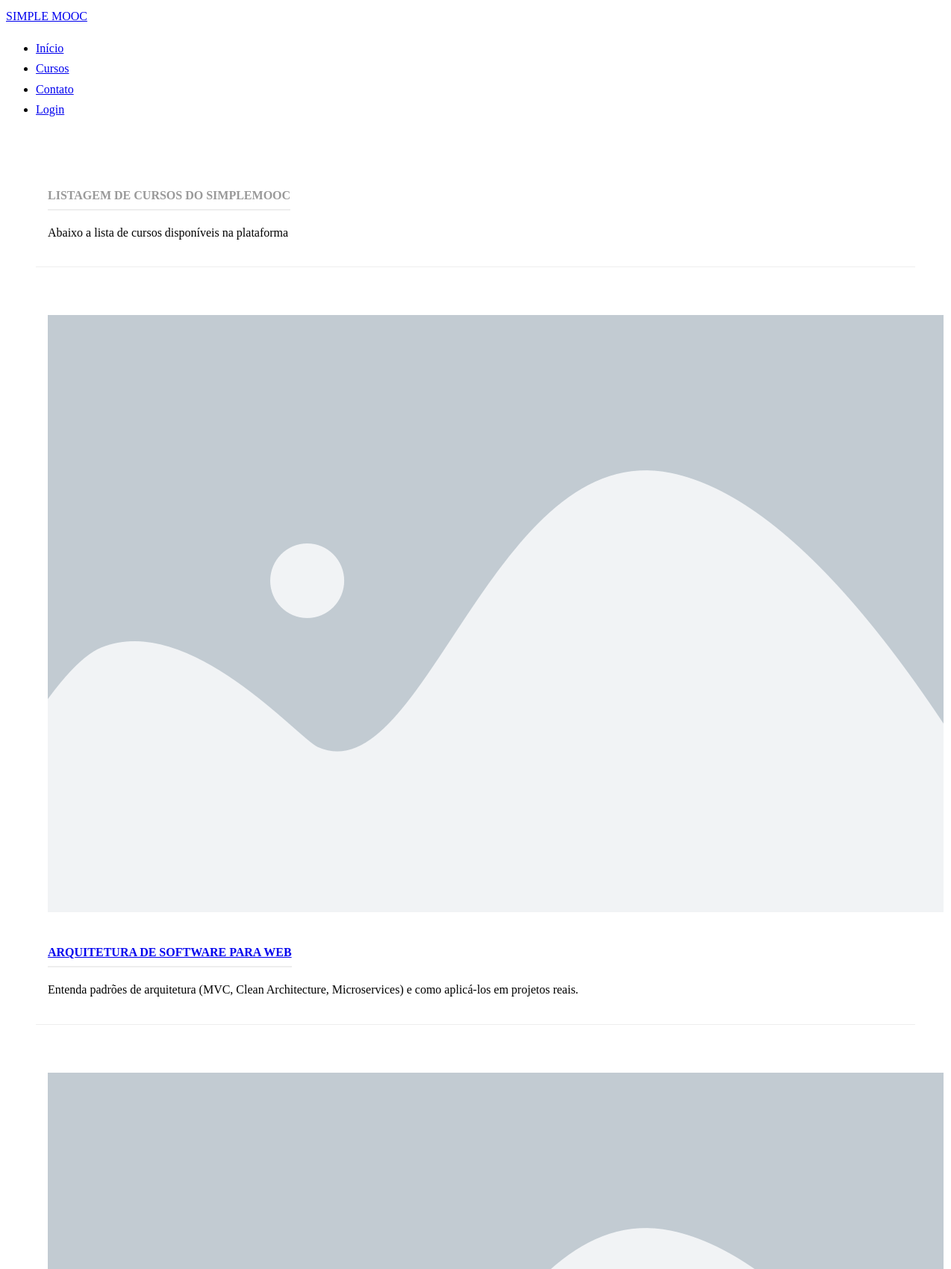
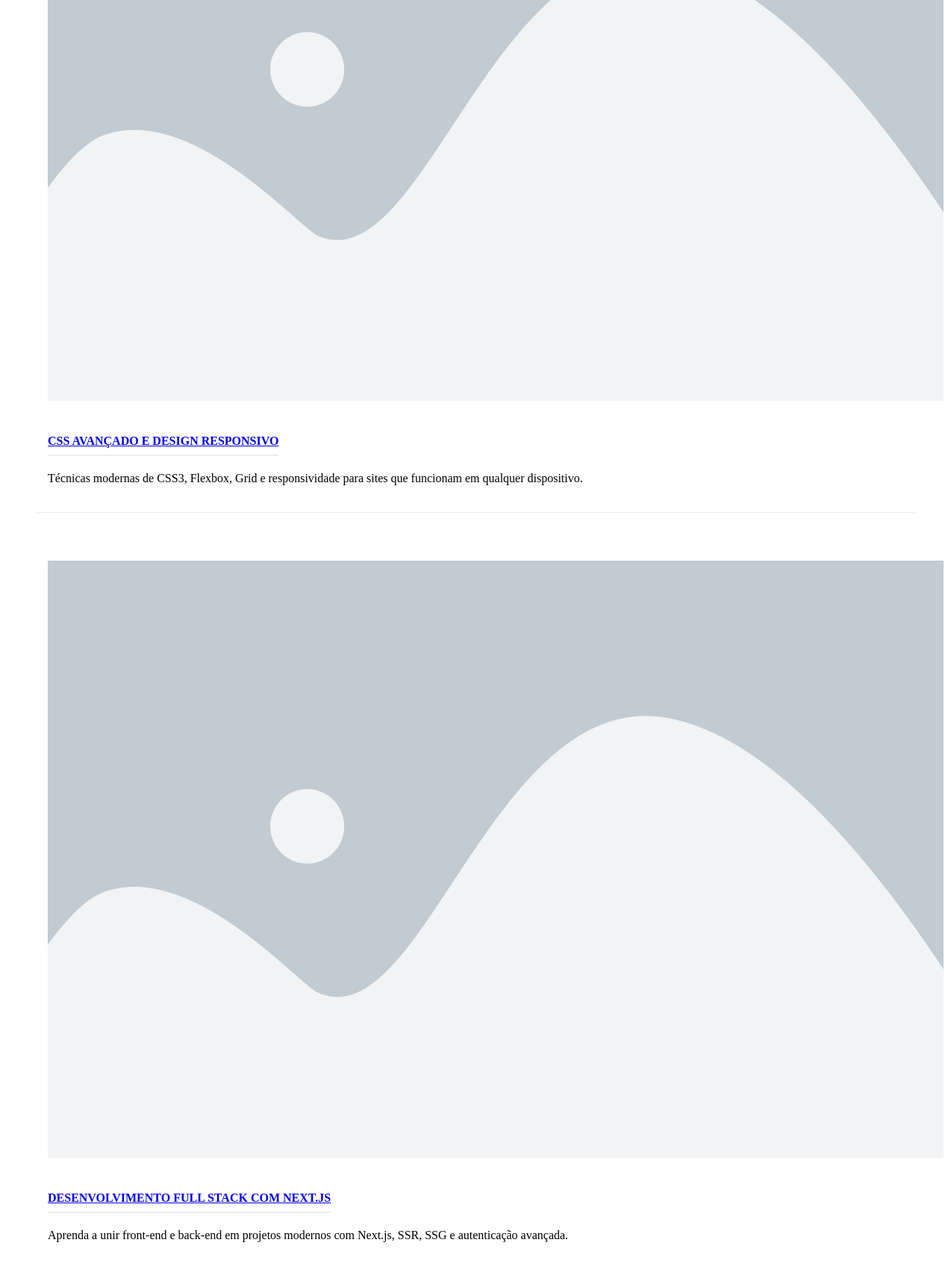
Screenshot of /cursos/ (upper part) with the database file from the repository (2 pictures, top to bottom).
### simplemooc/courses/models.py (models this page shows, shortened)
class Course(models.Model):
  name = models.CharField('Nome', max_length=100)
  slug = models.SlugField('Atalho')
  description = models.TextField('Descrição', blank=True)
  about = models.TextField('Sobre o Curso', blank=True)
  start_date = models.DateField('Data de início', null=True, blank=True)
  image = models.ImageField(upload_to='courses/images', verbose_name='Image', null=True, blank=True)
  created_at = models.DateTimeField('Criado em', auto_now_add=True)
  updated_at = models.DateTimeField('Atualizado em', auto_now=True)
  objects = CourseManager()
  def get_absolute_url(self):
    return reverse('courses:details', kwargs={'slug':self.slug})
  class Meta:
    verbose_name = 'Curso'
    verbose_name_plural = 'Cursos'
    ordering = ['name']

### simplemooc/courses/views.py (the view)
# urls.py: path('', views.index, name='index'),
def index(request):
  courses = Course.objects.all()
  template_name = 'courses/index.html'
  context = {
    'courses': courses
  }
  return render(request, template_name, context)

### simplemooc/courses/templates/courses/index.html (shortened to what this page needs)
{% extends "base.html" %}
{% load static %}
{% block content %}
<div class="pure-g-r content-ribbon">
    <div class="pure-u-1">
        <div class="l-box">
            <h4 class="content-subhead">Listagem de Cursos do SimpleMOOC</h4>
            <p>Abaixo a lista de cursos disponíveis na plataforma</p>
        </div>
    </div>
</div>
{% for course in courses %}
<div class="pure-g-r content-ribbon">
    <div class="pure-u-1-3">
        <div class="l-box">
            <a href="{{ course.get_absolute_url }}">
            {% if course.image %}
            <img src="{{ course.image.url }}" alt="{{ course.name }}">
            {% else %}
            <img src="{% static 'img/placeholder-dafault.webp' %}" alt="{{ course.name }}">
            {% endif %}
            </a>
        </div>
    </div>
    <div class="pure-u-2-3">
        <div class="l-box">
            <h4 class="content-subhead"><a href="{{ course.get_absolute_url }}" aria-label="{{ course.name }}">{{ course.name }}</a></h4>
            {{ course.description|linebreaks }}
        </div>
    </div>
</div>
{% endfor %}
{% endblock %}

### simplemooc/core/static/css/styles.css (style rules this page uses)
* { -webkit-box-sizing: border-box; -moz-box-sizing: border-box; box-sizing: border-box; }
body { margin: 0 auto; line-height: 1.7em; }
.l-box { padding: 1em; }
.content .content-subhead { color: #999; padding-bottom: 0.3em; text-transform: uppercase; margin: 0; border-bottom: 2px solid #eee; display: inline-block; }
.content .content-ribbon { margin: 3em; border-bottom: 1px solid #eee; }

### rows the page displays
Course: image (placeholder picture), name "ARQUITETURA DE SOFTWARE PARA WEB", description "Entenda padrões de arquitetura (MVC, Clean Architecture, Microservices) e como aplicá-los em projetos reais."
Course: image (placeholder picture), name "CSS AVANÇADO E DESIGN RESPONSIVO", description "Técnicas modernas de CSS3, Flexbox, Grid e responsividade para sites que funcionam em qualquer dispositivo."
Course: image (placeholder picture), name "DESENVOLVIMENTO FULL STACK COM NEXT.JS", description "Aprenda a unir front-end e back-end em projetos modernos com Next.js, SSR, SSG e autenticação avançada."
